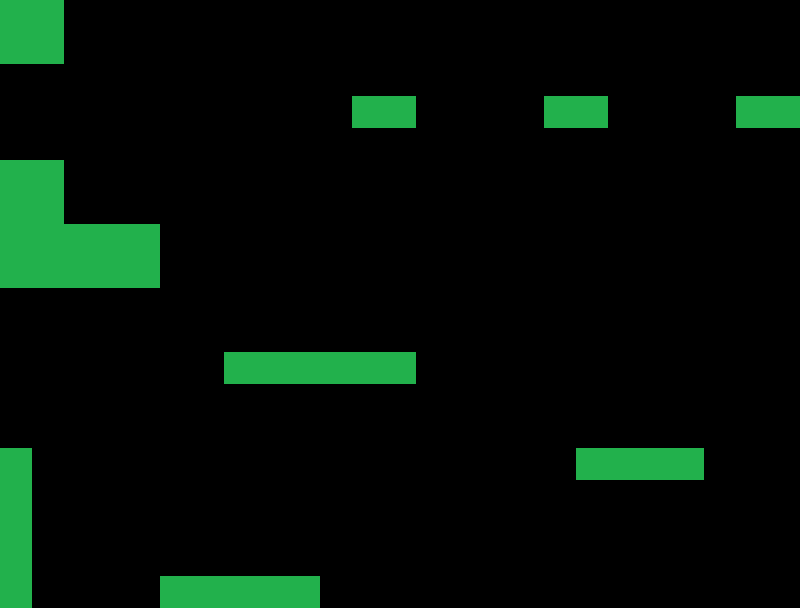

This is a level from a 2D game, rendered from its Tiled map with the project's own tilesets. A one-line summary and the complete map file follow:
An orthogonal 25x19 tile map with 32x32 px tiles, 1 tile layer (Tile Layer 1), 3 tilesets.

<map version="1.10" tiledversion="1.12.2" orientation="orthogonal" renderorder="right-down" width="25" height="19" tilewidth="32" tileheight="32" infinite="0" nextlayerid="7" nextobjectid="45">
 <editorsettings>
  <export format="lua" />
 </editorsettings>
 <tileset firstgid="1" name="Floor Tiles2" tilewidth="32" tileheight="32" tilecount="162" columns="9">
  <image source="../assets/tilesets/Floor Tiles2.png" width="288" height="576" />
 </tileset>
 <tileset firstgid="163" name="Other Tiles2" tilewidth="32" tileheight="32" tilecount="63" columns="9">
  <image source="../assets/tilesets/Other Tiles2.png" width="288" height="224" />
 </tileset>
 <tileset firstgid="226" name="ground" tilewidth="32" tileheight="32" tilecount="64" columns="8">
  <image source="../assets/tilesets/ground.png" width="256" height="256" />
 </tileset>
 <layer id="1" name="Tile Layer 1" width="25" height="19">
  <data encoding="csv">
252,252,0,0,0,0,0,0,0,0,0,0,0,0,0,0,0,0,0,0,0,0,0,0,0,
252,252,0,0,0,0,0,0,0,0,0,0,0,0,0,0,0,0,0,0,0,0,0,0,0,
0,0,0,0,0,0,0,0,0,0,0,0,0,0,0,0,0,0,0,0,0,0,0,0,0,
0,0,0,0,0,0,0,0,0,0,0,252,252,0,0,0,0,252,252,0,0,0,0,252,252,
0,0,0,0,0,0,0,0,0,0,0,0,0,0,0,0,0,0,0,0,0,0,0,0,0,
252,252,0,0,0,0,0,0,0,0,0,0,0,0,0,0,0,0,0,0,0,0,0,0,0,
252,252,0,0,0,0,0,0,0,0,0,0,0,0,0,0,0,0,0,0,0,0,0,0,0,
252,252,252,252,252,0,0,0,0,0,0,0,0,0,0,0,0,0,0,0,0,0,0,0,0,
252,252,252,252,252,0,0,0,0,0,0,0,0,0,0,0,0,0,0,0,0,0,0,0,0,
0,0,0,0,0,0,0,0,0,0,0,0,0,0,0,0,0,0,0,0,0,0,0,0,0,
0,0,0,0,0,0,0,0,0,0,0,0,0,0,0,0,0,0,0,0,0,0,0,0,0,
0,0,0,0,0,0,0,252,252,252,252,252,252,0,0,0,0,0,0,0,0,0,0,0,0,
0,0,0,0,0,0,0,0,0,0,0,0,0,0,0,0,0,0,0,0,0,0,0,0,0,
0,0,0,0,0,0,0,0,0,0,0,0,0,0,0,0,0,0,0,0,0,0,0,0,0,
252,0,0,0,0,0,0,0,0,0,0,0,0,0,0,0,0,0,252,252,252,252,0,0,0,
252,0,0,0,0,0,0,0,0,0,0,0,0,0,0,0,0,0,0,0,0,0,0,0,0,
252,0,0,0,0,0,0,0,0,0,0,0,0,0,0,0,0,0,0,0,0,0,0,0,0,
252,0,0,0,0,0,0,0,0,0,0,0,0,0,0,0,0,0,0,0,0,0,0,0,0,
252,0,0,0,0,252,252,252,252,252,0,0,0,0,0,0,0,0,0,0,0,0,0,0,0
</data>
 </layer>
 <objectgroup id="3" name="Collisions" />
</map>
